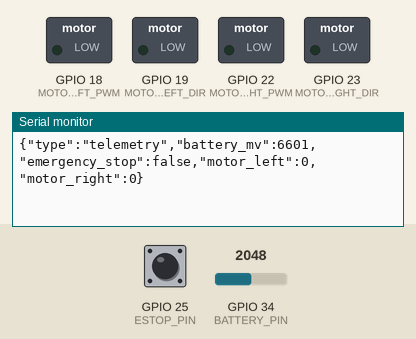
This sketch was run on a simulated ESP32. Shown: switched loads named in the sketch (green lamp = pin HIGH), the last lines printed to the serial monitor. The inputs (shaded band) are chosen by the test bench; at power-on: GPIO 25 (ESTOP_PIN) HIGH, GPIO 34 (BATTERY_PIN) = 2048.

Above: at 1.2 s.
1.3 s: GPIO 25 (ESTOP_PIN) pulled LOW for 0.15 s
At 1.33 s:
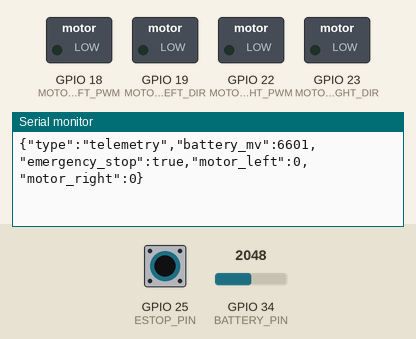
2.9 s: GPIO 34 (BATTERY_PIN) set to 0
At 2.94 s:
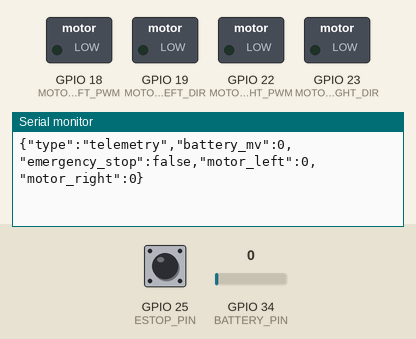
5.9 s: GPIO 34 (BATTERY_PIN) set to 3603
At 5.9 s:
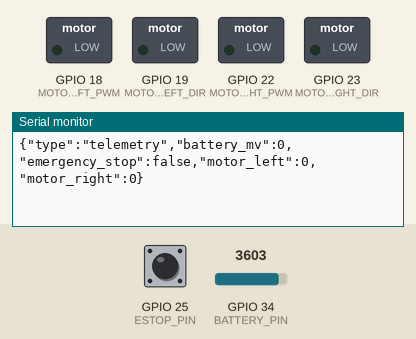
Timing chart, 0 to 8.9 s (numbered marks = the images above; inputs shaded):
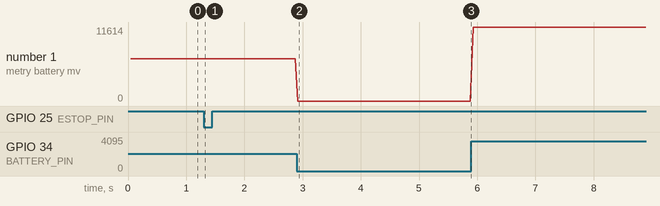

The sketch:

esp32_nalu.ino
```cpp
#include <Arduino.h>
#include <ArduinoJson.h>

#define MOTOR_LEFT_PWM    18
#define MOTOR_LEFT_DIR    19
#define MOTOR_RIGHT_PWM   22
#define MOTOR_RIGHT_DIR   23
#define BATTERY_PIN       34
#define ESTOP_PIN         25

#define SERIAL_BAUD           115200
#define TELEMETRY_INTERVAL_MS  50
#define CMD_TIMEOUT_MS        500
#define MAX_PWM               255

float g_linear = 0.0f, g_angular = 0.0f;
int g_pwm_left = 0, g_pwm_right = 0;
bool g_estop = false;
unsigned long g_last_cmd_ms = 0;
String g_serial_buffer = "";

void stopMotors() {
  analogWrite(MOTOR_LEFT_PWM, 0);
  analogWrite(MOTOR_RIGHT_PWM, 0);
  g_pwm_left = g_pwm_right = 0;
}

void setMotor(int pwm_pin, int dir_pin, int pwm_value) {
  digitalWrite(dir_pin, pwm_value >= 0 ? HIGH : LOW);
  analogWrite(pwm_pin, constrain(abs(pwm_value), 0, MAX_PWM));
}

void applyVelocity(float linear, float angular) {
  float v_left  = linear - angular * 0.10f;
  float v_right = linear + angular * 0.10f;
  float max_v = max(abs(v_left), abs(v_right));
  if (max_v > 1.0f) { v_left /= max_v; v_right /= max_v; }
  g_pwm_left  = (int)(v_left  * MAX_PWM);
  g_pwm_right = (int)(v_right * MAX_PWM);
  setMotor(MOTOR_LEFT_PWM,  MOTOR_LEFT_DIR,  g_pwm_left);
  setMotor(MOTOR_RIGHT_PWM, MOTOR_RIGHT_DIR, g_pwm_right);
}

void processCommand(const String & json_str) {
  StaticJsonDocument<128> doc;
  if (deserializeJson(doc, json_str)) return;
  if (strcmp(doc["type"] | "", "cmd") != 0) return;
  g_linear  = doc["linear"]  | 0.0f;
  g_angular = doc["angular"] | 0.0f;
  g_last_cmd_ms = millis();
  if (!g_estop) applyVelocity(g_linear, g_angular);
}

float readBatteryMv() {
  return (analogRead(BATTERY_PIN) / 4095.0f) * 3300.0f * 4.0f;
}

void sendTelemetry() {
  StaticJsonDocument<200> doc;
  doc["type"]           = "telemetry";
  doc["battery_mv"]     = (int)readBatteryMv();
  doc["emergency_stop"] = g_estop;
  doc["motor_left"]     = g_pwm_left;
  doc["motor_right"]    = g_pwm_right;
  serializeJson(doc, Serial);
  Serial.println();
}

void setup() {
  Serial.begin(SERIAL_BAUD);
  pinMode(MOTOR_LEFT_PWM,  OUTPUT);
  pinMode(MOTOR_LEFT_DIR,  OUTPUT);
  pinMode(MOTOR_RIGHT_PWM, OUTPUT);
  pinMode(MOTOR_RIGHT_DIR, OUTPUT);
  pinMode(ESTOP_PIN, INPUT_PULLUP);
  stopMotors();
  Serial.println("{\"type\":\"info\",\"msg\":\"Nalu ESP32 ready\"}");
}

void loop() {
  while (Serial.available()) {
    char c = Serial.read();
    if (c == '\n') { processCommand(g_serial_buffer); g_serial_buffer = ""; }
    else g_serial_buffer += c;
  }
  if (millis() - g_last_cmd_ms > CMD_TIMEOUT_MS) {
    g_linear = g_angular = 0.0f;
    stopMotors();
  }
  g_estop = (digitalRead(ESTOP_PIN) == LOW);
  if (g_estop) stopMotors();
  static unsigned long last_tel = 0;
  if (millis() - last_tel >= TELEMETRY_INTERVAL_MS) {
    last_tel = millis();
    sendTelemetry();
  }
}
```

Measured:
- after the input at 1.3 s, the serial monitor: prints a new line at once (image 1)
- after the input at 2.9 s, the serial monitor: prints a new line at once (image 2)
- plotted number 1: 0 → 11614 after the input at 5.9 s
